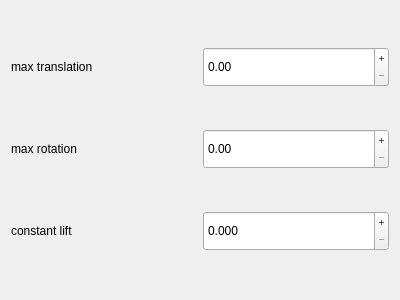
<?xml version="1.0" encoding="UTF-8"?>
<ui version="4.0">
 <class>UASSkyeControlAdvancedWidget</class>
 <widget class="QWidget" name="UASSkyeControlAdvancedWidget">
  <property name="geometry">
   <rect>
    <x>0</x>
    <y>0</y>
    <width>400</width>
    <height>300</height>
   </rect>
  </property>
  <property name="windowTitle">
   <string>Form</string>
  </property>
  <layout class="QGridLayout" name="gridLayout">
   <item row="0" column="0">
    <widget class="QLabel" name="labelTranslation">
     <property name="text">
      <string>max translation</string>
     </property>
    </widget>
   </item>
   <item row="1" column="0">
    <widget class="QLabel" name="labelRotation">
     <property name="text">
      <string>max rotation</string>
     </property>
    </widget>
   </item>
   <item row="2" column="0">
    <widget class="QLabel" name="labelLift">
     <property name="text">
      <string>constant lift</string>
     </property>
    </widget>
   </item>
   <item row="2" column="1">
    <widget class="QDoubleSpinBox" name="doubleSpinBoxLift">
     <property name="minimumSize">
      <size>
       <width>0</width>
       <height>40</height>
      </size>
     </property>
     <property name="buttonSymbols">
      <enum>QAbstractSpinBox::PlusMinus</enum>
     </property>
     <property name="decimals">
      <number>3</number>
     </property>
     <property name="maximum">
      <double>0.100000000000000</double>
     </property>
     <property name="singleStep">
      <double>0.001000000000000</double>
     </property>
    </widget>
   </item>
   <item row="1" column="1">
    <widget class="QDoubleSpinBox" name="doubleSpinBoxRotation">
     <property name="minimumSize">
      <size>
       <width>0</width>
       <height>40</height>
      </size>
     </property>
     <property name="buttonSymbols">
      <enum>QAbstractSpinBox::PlusMinus</enum>
     </property>
     <property name="maximum">
      <double>1.000000000000000</double>
     </property>
     <property name="singleStep">
      <double>0.050000000000000</double>
     </property>
    </widget>
   </item>
   <item row="0" column="1">
    <widget class="QDoubleSpinBox" name="doubleSpinBoxTranslation">
     <property name="minimumSize">
      <size>
       <width>0</width>
       <height>40</height>
      </size>
     </property>
     <property name="wrapping">
      <bool>false</bool>
     </property>
     <property name="buttonSymbols">
      <enum>QAbstractSpinBox::PlusMinus</enum>
     </property>
     <property name="maximum">
      <double>1.000000000000000</double>
     </property>
     <property name="singleStep">
      <double>0.050000000000000</double>
     </property>
    </widget>
   </item>
  </layout>
 </widget>
 <resources/>
 <connections/>
</ui>
